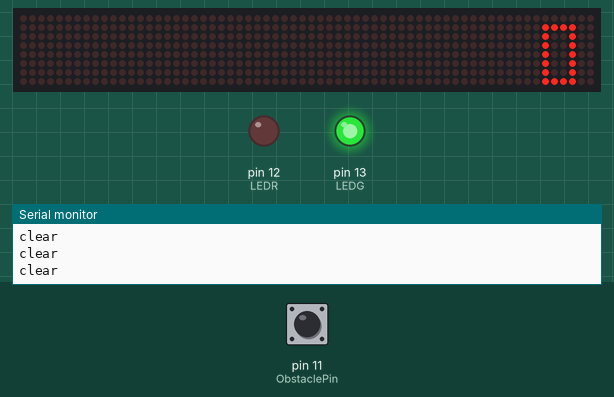
Simulated run of this sketch. Board: Arduino Uno, built with avr-gcc and run on an emulated ATmega328P. Parts: 64×8 LED matrix, output pins drawn as LEDs (lit = HIGH), the last lines printed to the serial monitor. Inputs (shaded band) come from the test bench; at power-on: pin 11 (ObstaclePin) HIGH.

Above: at 1.2 s.
1.3 s: pin 11 (ObstaclePin) driven LOW
At 1.7 s:
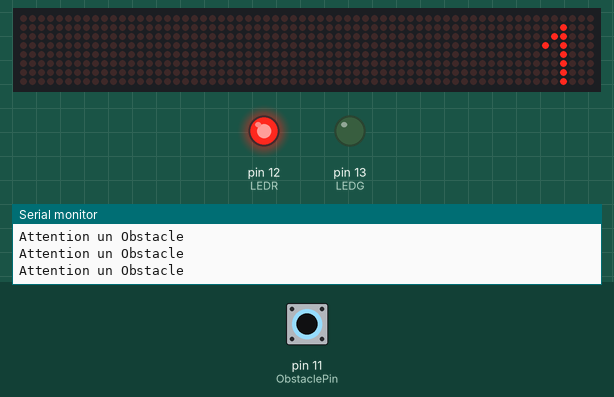
2.8 s: pin 11 (ObstaclePin) driven HIGH
At 3.6 s:
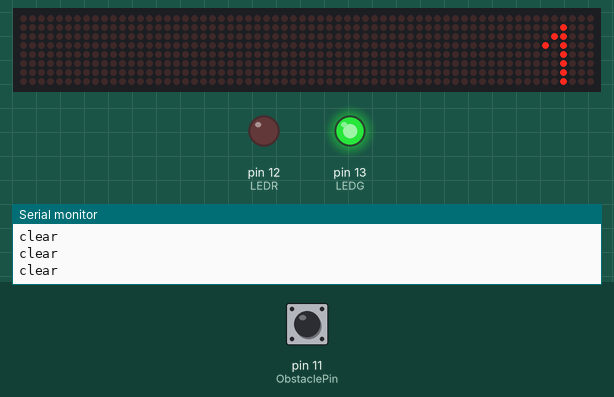
4.3 s: pin 11 (ObstaclePin) driven LOW
At 5.1 s:
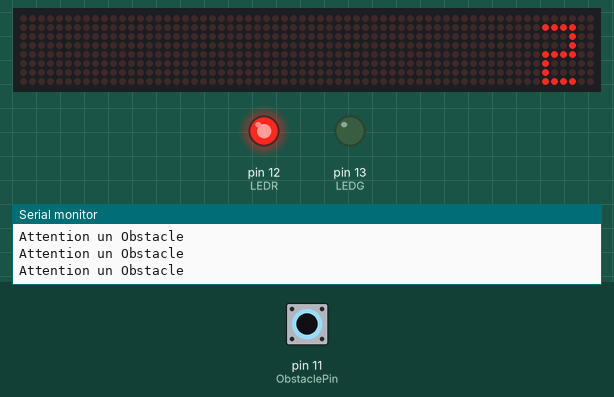
5.8 s: pin 11 (ObstaclePin) driven HIGH
At 7.0 s:
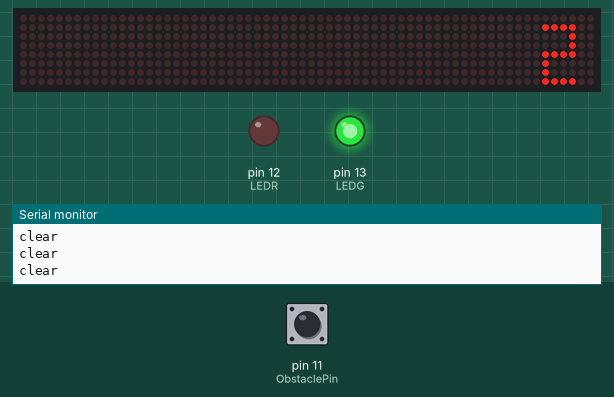
7.3 s: pin 11 (ObstaclePin) driven LOW
At 8.5 s:
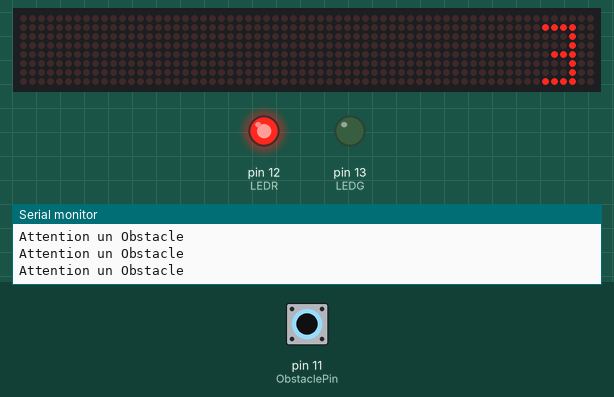
8.8 s: pin 11 (ObstaclePin) pulsed HIGH 5 times (0.12 s each, 0.3 s apart)
At 11.4 s:
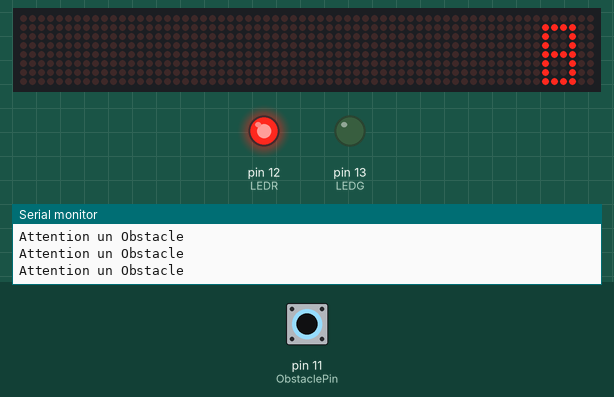
Timing chart, 0 to 12.8 s (numbered marks = the images above; inputs shaded):
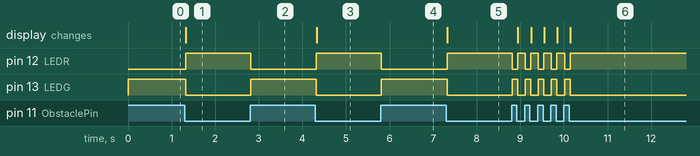

Measured:
- after the input at 1.3 s, pin 12 (LEDR): LOW → HIGH at once; pin 13 (LEDG): HIGH → LOW at once; the display: changes at once (image 1)
- after the input at 2.8 s, pin 12 (LEDR): HIGH → LOW at once; pin 13 (LEDG): LOW → HIGH at once
- after the input at 4.3 s, pin 12 (LEDR): LOW → HIGH at once; pin 13 (LEDG): HIGH → LOW at once; the display: changes at once (image 3)
- after the input at 5.8 s, pin 12 (LEDR): HIGH → LOW at once; pin 13 (LEDG): LOW → HIGH at once
- after the input at 7.3 s, pin 12 (LEDR): LOW → HIGH at once; pin 13 (LEDG): HIGH → LOW at once; the display: changes at once (image 5)
- after the input at 8.8 s, pin 12 (LEDR): alternates HIGH for 0.17 s and LOW for 0.13 s, 10 changes in all, then stays HIGH, starting at once; pin 13 (LEDG): alternates HIGH for 0.13 s and LOW for 0.17 s, 10 changes in all, then stays LOW, starting at once; the display: first changes after 0.14 s (image 6 shows a later state)

The sketch:

programme.ino
```cpp
#include <LedControl.h>

int LEDR = 12;
int LEDG = 13;
int ObstaclePin = 11;
// int ObstaclePin2 = 7;
int DIN = 8;
int CS =  9;
int CLK = 10;

int Obstacle = HIGH;
int Obstacle2 = HIGH;


byte zero[8] = {0x00,0x3C,0x24,0x24,0x24,0x24,0x24,0x3C};
byte un[8] = {0x00,0x08,0x18,0x28,0x08,0x08,0x08,0x08};
byte deux[8] = {0x00,0x3C,0x04,0x04,0x3C,0x20,0x20,0x3C};
byte trois[8] = {0x00,0x3C,0x04,0x04,0x1C,0x04,0x04,0x3C};
byte quatre[8] = {0x00,0x24,0x24,0x24,0x3C,0x04,0x04,0x04};
byte cinq[8] = {0x00,0x3C,0x20,0x20,0x3C,0x04,0x04,0x3C};
byte six[8] = {0x00,0x3C,0x20,0x20,0x3C,0x24,0x24,0x3C};
byte sept[8] = {0x00,0x3C,0x04,0x04,0x04,0x04,0x04,0x04};
byte huit[8] = {0x00,0x3C,0x24,0x24,0x3C,0x24,0x24,0x3C};
byte neuf[8] = {0x00,0x3C,0x24,0x24,0x3C,0x04,0x04,0x3C};
byte dix[8] = {0x00,0x2F,0x69,0xA9,0x29,0x29,0x29,0x2F};


LedControl lc=LedControl(DIN,CLK,CS,0);

int score = 0;
int state = 0;

void setup(){
  lc.shutdown(0,false);       //The MAX72XX is in power-saving mode on startup
  lc.setIntensity(0,1);      // Set the brightness to maximum value
  lc.clearDisplay(0);         // and clear the display

  pinMode(LEDR, OUTPUT);
  pinMode(LEDG, OUTPUT);
  pinMode(ObstaclePin, INPUT);
  //pinMode(ObstaclePin2, INPUT);


  pinMode(13, OUTPUT);
  Serial.begin(9600);
}

void loop(){
  Obstacle = digitalRead(ObstaclePin);
  // Obstacle2 = digitalRead(ObstaclePin2);

  if (Obstacle == LOW){
    Serial.println("Attention un Obstacle");
    digitalWrite(LEDR, HIGH);
    digitalWrite(LEDG, LOW);
     if (state == 0){
        score ++;
        state = 1;
        if(score > 10){
          score = 0;
        }
     } else {
          state = 1;
     }
  } else {
    Serial.println("clear");
    digitalWrite(LEDR, LOW);
    digitalWrite(LEDG, HIGH);
    state = 0;
  }


  printByte(convertScore(score));
}

void printByte(byte character [])
{
  int i = 0;
  for(i=0;i<8;i++)
  {
    lc.setRow(0,i,character[i]);
  }
}

byte *convertScore(int score){
  switch (score) {
  case 0:
      return zero;
    break;
  case 1:
    return un;
    break;
  case 2:
    return deux;
    break;
    case 3:
    return trois;
    break;
    case 4:
    return quatre;
    break;
    case 5:
    return cinq;
    break;
    case 6:
    return six;
    break;
    case 7:
    return sept;
    break;
    case 8:
    return huit;
    case 9:
    return neuf;
    break;
    case 10:
    return dix;
    break;
  default:
    return zero;
    break;
  }
}
```
